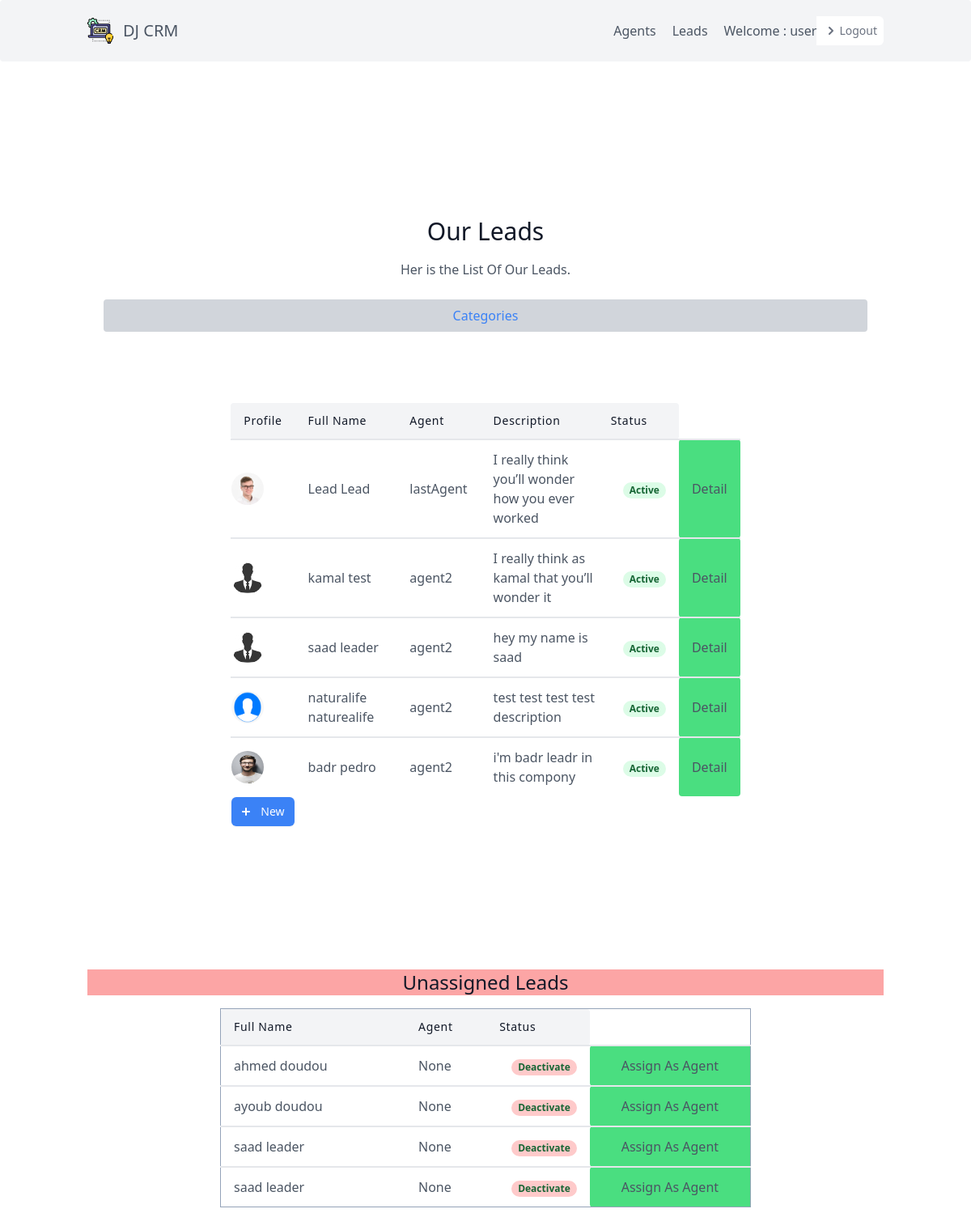
Page /leads/ (signed in) on the committed database.
### leads/models.py (models this page shows)
class User(AbstractUser):
    is_organisor = models.BooleanField(default=True)
    is_agent = models.BooleanField(default=False)

class Lead(models.Model):
    first_name = models.CharField( max_length=50)
    last_name  = models.CharField( max_length=50)
    age        = models.IntegerField(default=0)
    organisation = models.ForeignKey(UserProfile, on_delete=models.CASCADE)
    agent      = models.ForeignKey("Agent", null=True, blank=True, on_delete=models.SET_NULL)
    category = models.ForeignKey("Category", related_name="leads", null=True, blank=True, on_delete=models.SET_NULL)
    description = models.TextField()
    date_added = models.DateTimeField(auto_now_add=True)
    phone_number = models.CharField(max_length=20)
    email = models.EmailField()
    profile_picture = models.ImageField(null=True, blank=True,upload_to='profiles/')
    objects = LeadManager()

class Agent(models.Model):
    user = models.OneToOneField(User, on_delete=models.CASCADE)
    organisation = models.ForeignKey(UserProfile, on_delete=models.CASCADE)
    def __str__(self):
        return self.user.username

### leads/views.py (the view)
# urls.py: path('',LeadListView.as_view(), name='home'),
class LeadListView(LoginRequiredMixin, generic.ListView):
    template_name = "Lead/index.html"
    context_object_name = "leads"
    def get_queryset(self):
         user = self.request.user
         if user.is_organisor:
            queryset = Lead.objects.filter(organisation=user.userprofile, agent__isnull=False)
         else:
            queryset = Lead.objects.filter(organisation=user.agent.organisation, agent__isnull=False)
            queryset = queryset.filter(agent__user=user)
         return queryset
    def get_context_data(self, **kwargs):
        context = super(LeadListView, self).get_context_data(**kwargs)
        user = self.request.user
        if user.is_organisor:
            queryset = Lead.objects.filter(organisation=user.userprofile, agent__isnull=True)
            context.update({"unassigned_leads":queryset})
        return context

### leads/models.py (called while the page is built)
    def get_queryset(self):
        return super().get_queryset()

### leads/templates/Lead/index.html
 {% extends 'base.html' %} {% block content %} {% load static %}
<section class="text-gray-600 body-font">
    <div class="container px-5 py-24 mx-auto">
        <div class="flex flex-col text-center w-full mb-20">
            <div class="container px-5 py-24 mx-auto">
                <div class="flex flex-col text-center w-full mb-20">
                    <h1 class="sm:text-3xl text-2xl font-medium title-font mb-4 text-gray-900">Our Leads</h1>
                    <p class="lg:w-2/3 mx-auto leading-relaxed text-base">Her is the List Of Our Leads.</p>
                    <br>
                    <a href="{% url 'leads:category-list' %}" class="text-blue-500 mb-2 left-0 top-0 py-2 px-20 bg-gray-300 inset-x-0 h-10 rounded link">Categories</a>
                </div>
                <div class="lg:w-2/3 w-full mx-auto overflow-auto">
                    <table class="table-auto w-full text-left whitespace-no-wrap">
                        <thead>
                            <tr>
                                <th class="px-4 py-3 title-font tracking-wider font-medium text-gray-900 text-sm bg-gray-100 rounded-tl rounded-bl">Profile </th>
                                <th class="px-4 py-3 title-font tracking-wider font-medium text-gray-900 text-sm bg-gray-100">Full Name</th>
                                <th class="px-4 py-3 title-font tracking-wider font-medium text-gray-900 text-sm bg-gray-100">Agent</th>
                                <th class="px-4 py-3 title-font tracking-wider font-medium text-gray-900 text-sm bg-gray-100">Description</th>
                                <th class="w-10 title-font tracking-wider font-medium text-gray-900 text-sm bg-gray-100 rounded-tr rounded-br">Status</th>
                            </tr>
                        </thead>
                        <tbody>
                            {% for Lead in leads %}
                            <tr>
                                {% if Lead.profile_picture %}
                                <td class="border-t-2 border-gray-200 "><img class="h-10 w-10 rounded-full" src="{{Lead.profile_picture.url}}"></td>
                                {% else %}
                                <td class="border-t-2 border-gray-200 "><img class="h-10 w-10 rounded-full" src="{% static 'img/profile.jpg' %}"></td>
                                {% endif %}
                                <td class="border-t-2 border-gray-200 px-4 py-3">{{Lead.first_name}} {{Lead.last_name}}</td>
                                <td class="border-t-2 border-gray-200 px-4 py-3">{{Lead.agent}}</td>
                                <td class="border-t-2 border-gray-200 px-4 py-3">{{Lead.description}}</td>
                                <td class="border-t-2 border-gray-200 px-4 py-3  "><span class="px-2 inline-flex text-xs leading-5 font-semibold rounded-full bg-green-100 text-green-800">
                                    Active
                                  </span></td>
                                <td class="border-t-2 border-gray-200 px-4 py-3 bg-green-400 rounded w-5"><a href="{% url 'leads:detail-lead' Lead.id %}">Detail</a></td>
                            </tr>
                            {% endfor %}
                            <tr>
                                <td> {% if request.user.is_organisor %}
                                    <a href="{% url 'leads:create-lead' %}" class="hover:bg-blue-400 group flex items-center rounded-md bg-blue-500 text-white text-sm font-medium pl-2 pr-3 px-10 py-2 shadow-sm ">
                                        <svg width="20" height="20" fill="currentColor" class="mr-2" aria-hidden="true">
                                      <path d="M10 5a1 1 0 0 1 1 1v3h3a1 1 0 1 1 0 2h-3v3a1 1 0 1 1-2 0v-3H6a1 1 0 1 1 0-2h3V6a1 1 0 0 1 1-1Z" />
                                    </svg> New
                                    </a>
                                    {% endif %}</td>
                            </tr>
                        </tbody>
                    </table>
                </div>
            </div>
        </div>
        {% if unassigned_leads.exists %}
        <h1 class="text-2xl font-medium title-font mb-4 text-gray-900 bg-red-300 w-100 text-center">Unassigned Leads</h1>
        <div class="lg:w-2/3 w-full mx-auto overflow-auto">
            <table class="border-collapse border border-slate-400 table-auto w-full text-left whitespace-no-wrap">
                <thead>
                    <tr>
                        <th class="px-4 py-3 title-font tracking-wider font-medium text-gray-900 text-sm bg-gray-100 rounded-tl rounded-bl">Full Name</th>
                        <th class="px-4 py-3 title-font tracking-wider font-medium text-gray-900 text-sm bg-gray-100">Agent</th>
                        <th class="w-10 title-font tracking-wider font-medium text-gray-900 text-sm bg-gray-100 rounded-tr rounded-br">Status</th>
                    </tr>
                </thead>
                <tbody>
                    {% for Lead in unassigned_leads %}
                    <tr>
                        <td class="border-t-2 border-gray-200 px-4 py-3">{{Lead.first_name}} {{Lead.last_name}}</td>
                        <td class="border-t-2 border-gray-200 px-4 py-3">{{Lead.agent}}</td>
                        <td class="border-t-2 border-gray-200 px-4 py-3 "><span class="px-2 inline-flex text-xs leading-5 font-semibold rounded-full bg-red-200 text-green-800">
                            Deactivate
                          </span></td>
                        <td class="border-t-2 border-gray-200 px-1 py-3 w-30 bg-green-400 rounded text-center hover:text-white"><a href="{% url 'leads:assign-agent' Lead.id %}">Assign As Agent</a></td>
                    </tr>
                    {% endfor %}
                </tbody>
            </table>
        </div>
        {% endif %}
</section>
{% endblock content %}

### templates/navbar.html (shortened to what this page needs)
{% load static %}
<header class="text-gray-600 body-font bg-gray-100 rounded">
    <div class="container mx-auto flex flex-wrap p-5 flex-col md:flex-row items-center">
        <a href="{% url 'dashbord' %}" class="flex title-font font-medium items-center text-gray-900 mb-4 md:mb-0">
            <div class="flex-shrink-0">
                <img class="h-8 w-8" src="{% static 'img/logo.png' %}" alt="Workflow">
            </div>
            <a href="{% url 'dashbord' %}"><span class="ml-3 text-xl">DJ CRM</span></a>
        </a>
        <nav class="md:ml-auto flex flex-wrap items-center text-base justify-center ">
            {% if not request.user.is_authenticated %}
            <a href=" {% url 'signup' %} " class="font-medium text-gree-600 hover:text-indigo-500 ml-5 rounded ">Sign up</a>
            <a href=" {% url 'login' %} " class="font-medium text-indigo-600 hover:text-indigo-500 ml-5 rounded ">Log in</a>
        </nav>
        {% else %} {% if request.user.is_organisor %}
        <a href=" {% url 'agents:agent' %} " class="mr-5 hover:text-gray-900">Agents</a> {% endif %}
        <a href=" {% url 'leads:home' %} " class="mr-5 hover:text-gray-900">Leads</a>
        <p> Welcome : {{ request.user.username }} </p>
        {% if request.user.is_authenticated %}
        <a href="{% url 'logout' %}" class="relative inline-flex items-center px-2 py-2 rounded-r-md bg-white text-sm font-medium text-gray-500 hover:bg-gray-50">
            <svg class="h-5 w-5" xmlns="http://www.w3.org/2000/svg" viewBox="0 0 20 20" fill="currentColor" aria-hidden="true">
            <path fill-rule="evenodd" d="M7.293 14.707a1 1 0 010-1.414L10.586 10 7.293 6.707a1 1 0 011.414-1.414l4 4a1 1 0 010 1.414l-4 4a1 1 0 01-1.414 0z" clip-rule="evenodd" />
          </svg>Logout
        </a>
        {% endif %} {% endif %}
    </div>
</header>

### rows in the picture
User: user.username "user"
Lead: profile_picture (picture), first_name "Lead", last_name "Lead", agent "lastAgent", description "I really think you’ll wonder how you ever worked"
Lead: first_name "kamal", last_name "test", agent "agent2", description "I really think as kamal that you’ll wonder it"
Lead: first_name "saad", last_name "leader", agent "agent2", description "hey my name is saad"
Lead: profile_picture (picture), first_name "naturalife", last_name "naturealife", agent "agent2", description "test test test test description"
Lead: profile_picture (picture), first_name "badr", last_name "pedro", agent "agent2", description "i'm badr leadr in this compony"
Lead: first_name "ahmed", last_name "doudou", agent "None"
Lead: first_name "ayoub", last_name "doudou", agent "None"
Lead: first_name "saad", last_name "leader", agent "None"
Lead: first_name "saad", last_name "leader", agent "None"
